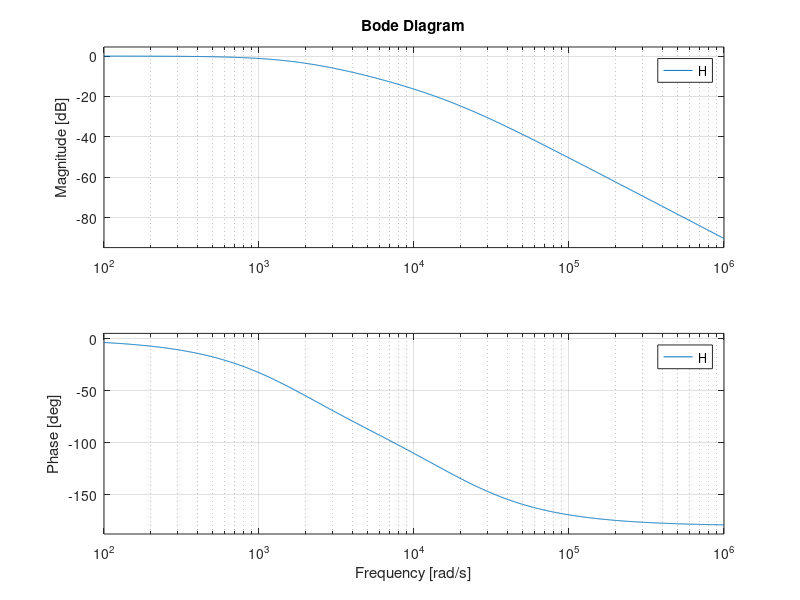

Write MATLAB code to recreate this figure. (Note: this script raises an error after producing the figure.)
%spencer Jackson

%filter
pkg load control;

w = 880*2*pi; %cutoff
d = 1.707; %damping factor

H = tf([w^2],[1 2*d*w w^2]);

bode(H);


%discretize
%TODO: this isn't the right way
Hz = tf(H,1/44100,'tsam');
figure()
bode(Hz);
